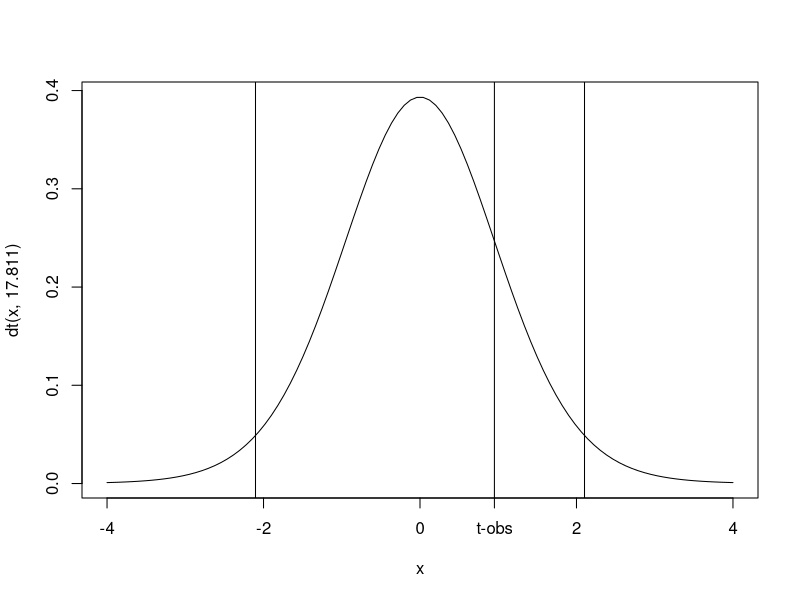
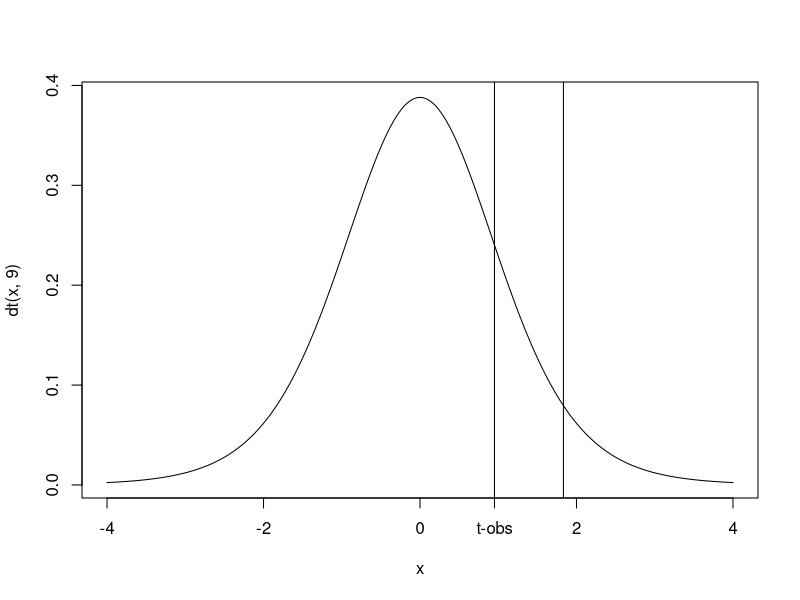

Generate these figures, in order, with R:
## ---- chunk 1
group_control=c(144,152,142,166,153,142,155,157,156,147) 
group_treat=c(136,148,141,170,147,139,152,151,151,142)
t.test( group_control, group_treat )
## ---- chunk 2
x=seq(-4,4,length.out=100)
      
plot(x, dt(x,17.811), type="l")  # plot the PDF of the t-distribution

abline( v = c(-1, 1)*qt(0.975, 17.811) )

abline( v = 0.951 )

axis( 1, at = 0.951, 't-obs') # add axis label 't-obs' at position x = 0.95
## ---- chunk 3
t.test( group_control, group_treat, paired = TRUE, alternative = 'greater')
## ---- chunk 4
x = seq(-4, 4, by = 0.01)

plot( x, dt(x, 9), type = 'l')

abline( v = 1 * qt( 0.95, 9) )  # 95% CI left-tailed

abline( v = 0.95164)  # add vertical line for t-statistic

axis (1, at =  0.95164,  't-obs')
